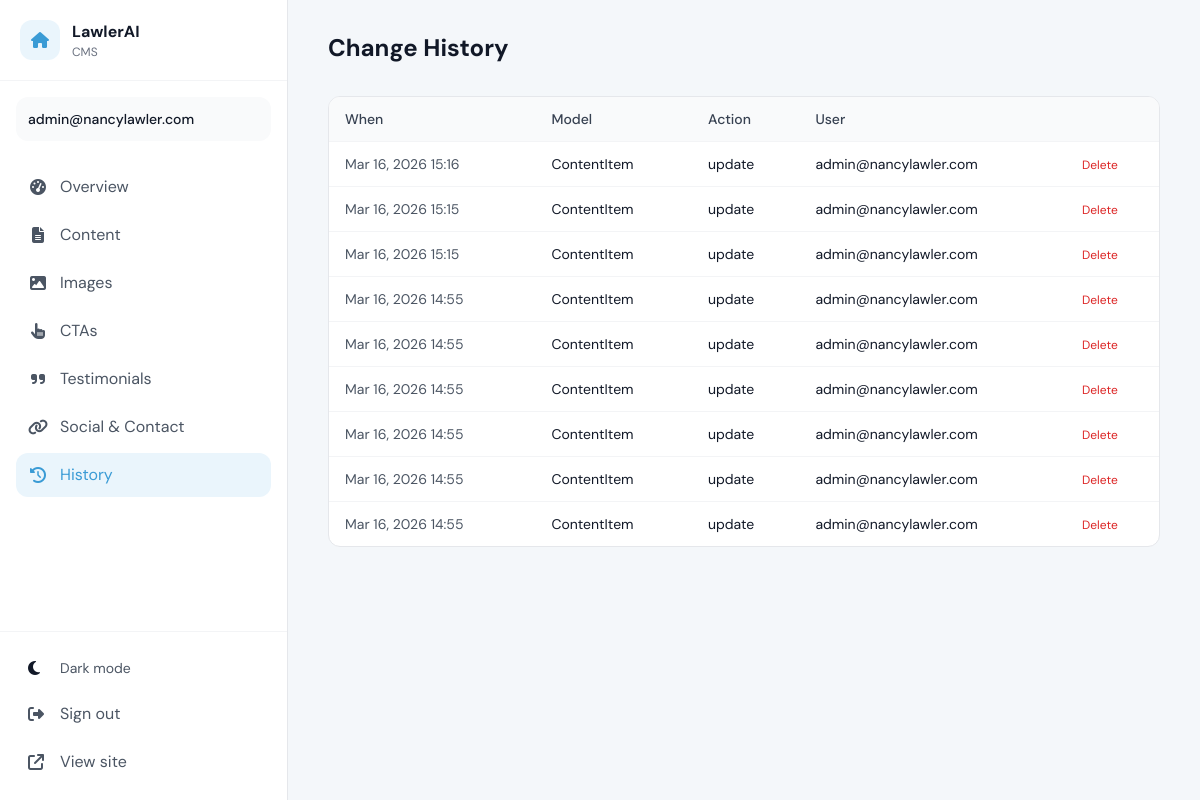
Screenshot of /dashboard/history/ (signed in) with the database file from the repository.
### dashboard/models.py (models this page shows)
class ChangeHistory(models.Model):
    model_name = models.CharField(max_length=100)
    object_id = models.CharField(max_length=100, blank=True)
    action = models.CharField(max_length=50)
    changes = models.JSONField(default=dict)
    created_at = models.DateTimeField(auto_now_add=True)
    user = models.ForeignKey(
        settings.AUTH_USER_MODEL,
        on_delete=models.SET_NULL,
        null=True,
    )
    class Meta:
        ordering = ["-created_at"]

### dashboard/views.py (the view)
# urls.py: path("history/", views.dashboard_history, name="dashboard_history"),
@login_required(login_url="/dashboard/login/")
def dashboard_history(request):
    history = ChangeHistory.objects.all()[:50]
    return render(request, "dashboard/history.html", {"history": history})

### dashboard/context_processors.py (called while the page is built)
def dashboard_content(request):
    from .utils import get_content_dict
    return {
        "site_content": get_content_dict(request),
        "preview_mode": request.session.get("preview_mode", False) if hasattr(request, "session") else False,
    }

### dashboard/utils.py (called while the page is built)
def get_content_dict(request=None):
    result = dict(DEFAULT_CONTENT)
    for c in ContentItem.objects.all():
        result[c.key] = c.value or result.get(c.key, "")
    preview_ok = (
        request
        and getattr(request.session, "get", lambda k: False)("preview_mode", False)
        and getattr(request.user, "is_staff", False)
    )
    if preview_ok:
        for d in PreviewDraft.objects.all().order_by("key", "-created_at"):
            result[d.key] = d.value or result.get(d.key, "")
    return result

### dashboard/templates/dashboard/history.html (shortened to what this page needs)
{% extends "dashboard/base.html" %}
{% block content %}
<div class="max-w-[1600px] mx-auto">
  <h1 class="text-2xl font-bold text-gray-900 dark:text-white mb-8">Change History</h1>
  <div class="overflow-x-auto rounded-xl border border-gray-200 dark:border-gray-700 bg-white dark:bg-gray-800">
    <table class="w-full text-sm">
      <thead class="bg-gray-50 dark:bg-gray-700/50">
        <tr>
          <th class="px-4 py-3 text-left font-medium text-gray-700 dark:text-gray-300">When</th>
          <th class="px-4 py-3 text-left font-medium text-gray-700 dark:text-gray-300">Model</th>
          <th class="px-4 py-3 text-left font-medium text-gray-700 dark:text-gray-300">Action</th>
          <th class="px-4 py-3 text-left font-medium text-gray-700 dark:text-gray-300">User</th>
          <th class="px-4 py-3 text-left font-medium text-gray-700 dark:text-gray-300"></th>
        </tr>
      </thead>
      <tbody>
        {% for h in history %}
        <tr class="border-t border-gray-100 dark:border-gray-700">
          <td class="px-4 py-3 text-gray-600 dark:text-gray-400">{{ h.created_at|date:"M d, Y H:i" }}</td>
          <td class="px-4 py-3">{{ h.model_name }}</td>
          <td class="px-4 py-3">{{ h.action }}</td>
          <td class="px-4 py-3">{{ h.user.email|default:h.user.username|default:"—" }}</td>
          <td class="px-4 py-3">
            <form method="post" action="{% url 'dashboard_history_delete' h.pk %}" onsubmit="return confirm('Delete this entry?');" class="inline">
              <button type="submit" class="text-red-600 hover:underline text-xs">Delete</button>
            </form>
          </td>
        </tr>
        {% empty %}
        <tr>
          <td colspan="5" class="px-4 py-8 text-center text-gray-500 dark:text-gray-400">No history yet.</td>
        </tr>
        {% endfor %}
      </tbody>
    </table>
  </div>
</div>
{% endblock %}

### dashboard/templates/dashboard/base.html (shortened to what this page needs)
<!DOCTYPE html>
<html lang="en" class="scroll-smooth">
<head>
  <script src="https://cdn.tailwindcss.com"></script>
  <link rel="stylesheet" href="https://cdnjs.cloudflare.com/ajax/libs/font-awesome/6.5.0/css/all.min.css"/>
</head>
<body class="bg-mist dark:bg-gray-900 text-gray-900 dark:text-gray-100 antialiased min-h-screen">
  <aside id="sidebar" class="fixed top-0 right-0 h-full w-72 bg-white dark:bg-gray-800 border-l border-gray-200 dark:border-gray-700 z-50 flex flex-col md:right-auto md:left-0 md:border-r md:border-l-0 translate-x-full md:translate-x-0 transition-transform duration-300 shadow-xl md:shadow-none">
    <div class="p-5 border-b border-gray-100 dark:border-gray-700">
      <div class="flex items-center gap-3">
        <div class="w-10 h-10 rounded-xl bg-blue-pale dark:bg-blue-brand/20 flex items-center justify-center">
          <i class="fa-solid fa-house text-blue-brand"></i>
        </div>
        <div>
          <span class="font-bold text-gray-900 dark:text-white">LawlerAI</span>
          <span class="block text-xs text-gray-500 dark:text-gray-400">CMS</span>
        </div>
      </div>
    </div>
    <div class="mx-4 mt-4 p-3 rounded-xl bg-gray-50 dark:bg-gray-700/50">
      <span class="text-sm font-medium truncate block">{{ user.email|default:user.username }}</span>
    </div>
    <nav class="flex-1 overflow-y-auto p-4 space-y-1 mt-2">
      <a href="{% url 'dashboard_home' %}" class="flex items-center gap-3 px-3 py-2.5 rounded-xl transition-colors {% if request.resolver_match.url_name == 'dashboard_home' %}bg-blue-pale text-blue-brand{% else %}text-gray-600 dark:text-gray-400 hover:bg-gray-100 dark:hover:bg-gray-700/50{% endif %}">
        <i class="fa-solid fa-gauge-high w-5 text-center"></i>
        <span>Overview</span>
      </a>
      <a href="{% url 'dashboard_content' %}" class="flex items-center gap-3 px-3 py-2.5 rounded-xl transition-colors {% if request.resolver_match.url_name == 'dashboard_content' %}bg-blue-pale text-blue-brand{% else %}text-gray-600 dark:text-gray-400 hover:bg-gray-100 dark:hover:bg-gray-700/50{% endif %}">
        <i class="fa-solid fa-file-lines w-5 text-center"></i>
        <span>Content</span>
      </a>
      <a href="{% url 'dashboard_images' %}" class="flex items-center gap-3 px-3 py-2.5 rounded-xl transition-colors {% if request.resolver_match.url_name == 'dashboard_images' %}bg-blue-pale text-blue-brand{% else %}text-gray-600 dark:text-gray-400 hover:bg-gray-100 dark:hover:bg-gray-700/50{% endif %}">
        <i class="fa-solid fa-image w-5 text-center"></i>
        <span>Images</span>
      </a>
      <a href="{% url 'dashboard_ctas' %}" class="flex items-center gap-3 px-3 py-2.5 rounded-xl transition-colors {% if 'cta' in request.resolver_match.url_name %}bg-blue-pale text-blue-brand{% else %}text-gray-600 dark:text-gray-400 hover:bg-gray-100 dark:hover:bg-gray-700/50{% endif %}">
        <i class="fa-solid fa-hand-pointer w-5 text-center"></i>
        <span>CTAs</span>
      </a>
      <a href="{% url 'dashboard_testimonials' %}" class="flex items-center gap-3 px-3 py-2.5 rounded-xl transition-colors {% if 'testimonial' in request.resolver_match.url_name %}bg-blue-pale text-blue-brand{% else %}text-gray-600 dark:text-gray-400 hover:bg-gray-100 dark:hover:bg-gray-700/50{% endif %}">
        <i class="fa-solid fa-quote-right w-5 text-center"></i>
        <span>Testimonials</span>
      </a>
      <a href="{% url 'dashboard_social' %}" class="flex items-center gap-3 px-3 py-2.5 rounded-xl transition-colors {% if request.resolver_match.url_name == 'dashboard_social' %}bg-blue-pale text-blue-brand{% else %}text-gray-600 dark:text-gray-400 hover:bg-gray-100 dark:hover:bg-gray-700/50{% endif %}">
        <i class="fa-solid fa-link w-5 text-center"></i>
        <span>Social & Contact</span>
      </a>
      <a href="{% url 'dashboard_history' %}" class="flex items-center gap-3 px-3 py-2.5 rounded-xl transition-colors {% if request.resolver_match.url_name == 'dashboard_history' %}bg-blue-pale text-blue-brand{% else %}text-gray-600 dark:text-gray-400 hover:bg-gray-100 dark:hover:bg-gray-700/50{% endif %}">
        <i class="fa-solid fa-clock-rotate-left w-5 text-center"></i>
        <span>History</span>
      </a>
    </nav>
    <div class="p-4 border-t border-gray-100 dark:border-gray-700 space-y-1">
      <button id="theme-toggle" class="flex items-center gap-3 px-3 py-2.5 rounded-xl w-full text-left hover:bg-gray-100 dark:hover:bg-gray-700/50">
        <i class="fa-solid fa-moon dark:hidden w-5"></i>
        <span class="text-sm text-gray-600 dark:text-gray-400">Dark mode</span>
      </button>
      <a href="{% url 'dashboard_logout' %}" class="flex items-center gap-3 px-3 py-2.5 rounded-xl text-gray-600 dark:text-gray-400 hover:bg-red-50 dark:hover:bg-red-900/20 hover:text-red-600">
        <i class="fa-solid fa-right-from-bracket w-5"></i>
        <span>Sign out</span>
      </a>
      <a href="{% url 'home' %}" target="_blank" class="flex items-center gap-3 px-3 py-2.5 rounded-xl text-gray-600 dark:text-gray-400 hover:bg-gray-100 dark:hover:bg-gray-700/50 hover:text-blue-brand">
        <i class="fa-solid fa-arrow-up-right-from-square w-5"></i>
        <span>View site</span>
      </a>
    </div>
  </aside>
  <main class="md:ml-72 min-h-screen pt-20 md:pt-8 pb-12 px-4 sm:px-6 lg:px-10">
    {% block content %}{% endblock %}
  </main>
</body>
</html>

### dashboard/templates/dashboard/base.html (style rules this page uses)
body { font-family: 'DM Sans', sans-serif; }

### rows the page displays
ChangeHistory: created_at "Mar 16, 2026 15:16", model_name "ContentItem", action "update", user.email "admin@nancylawler.com"
ChangeHistory: created_at "Mar 16, 2026 15:15", model_name "ContentItem", action "update", user.email "admin@nancylawler.com"
ChangeHistory: created_at "Mar 16, 2026 15:15", model_name "ContentItem", action "update", user.email "admin@nancylawler.com"
ChangeHistory: created_at "Mar 16, 2026 14:55", model_name "ContentItem", action "update", user.email "admin@nancylawler.com"
ChangeHistory: created_at "Mar 16, 2026 14:55", model_name "ContentItem", action "update", user.email "admin@nancylawler.com"
ChangeHistory: created_at "Mar 16, 2026 14:55", model_name "ContentItem", action "update", user.email "admin@nancylawler.com"
ChangeHistory: created_at "Mar 16, 2026 14:55", model_name "ContentItem", action "update", user.email "admin@nancylawler.com"
ChangeHistory: created_at "Mar 16, 2026 14:55", model_name "ContentItem", action "update", user.email "admin@nancylawler.com"
ChangeHistory: created_at "Mar 16, 2026 14:55", model_name "ContentItem", action "update", user.email "admin@nancylawler.com"

### other values shown
{{ user.email|default:user.username }} "admin@nancylawler.com"
